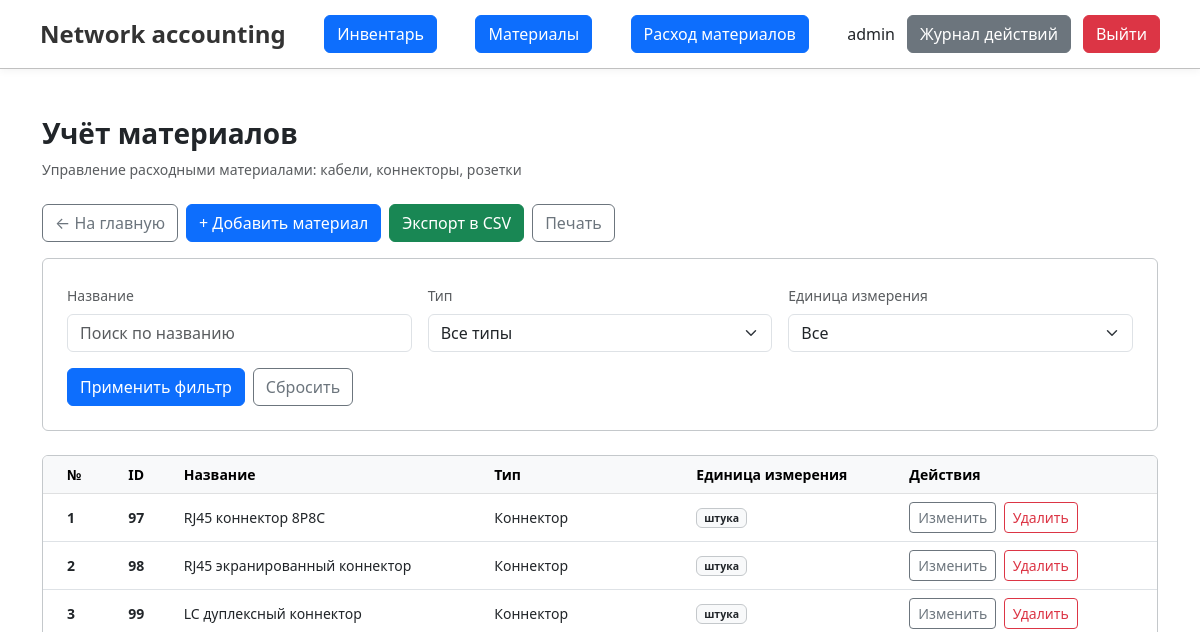
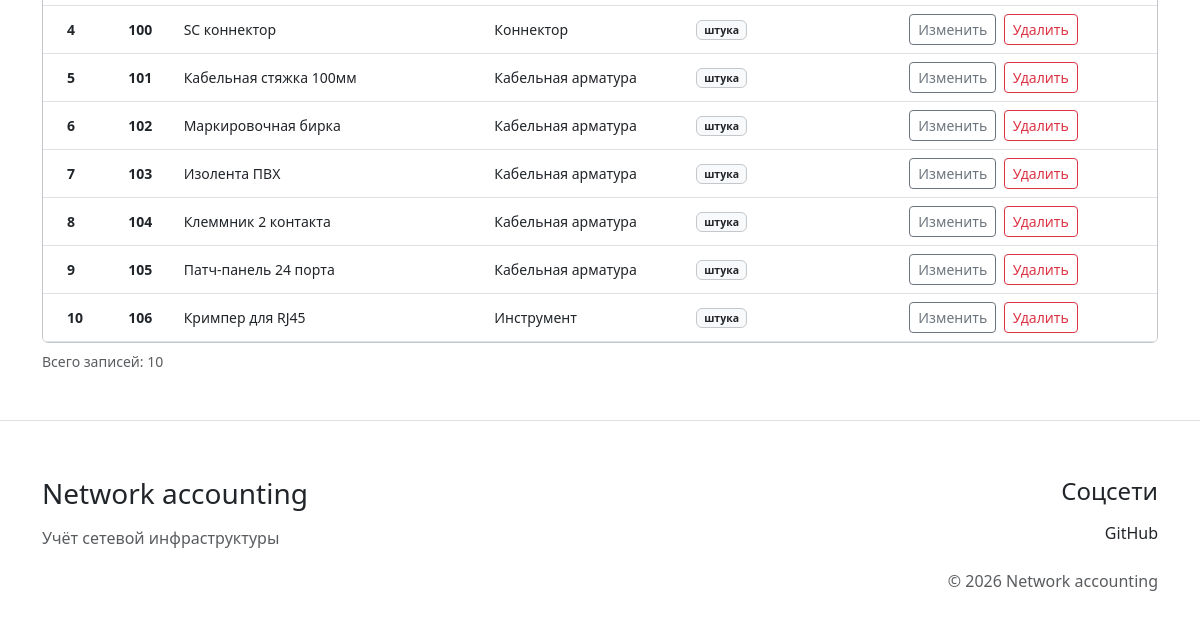
/controllers/materials/materials_view.php?action=index (signed in), run on an earlier commit of the app's database (2 pictures, top to bottom).
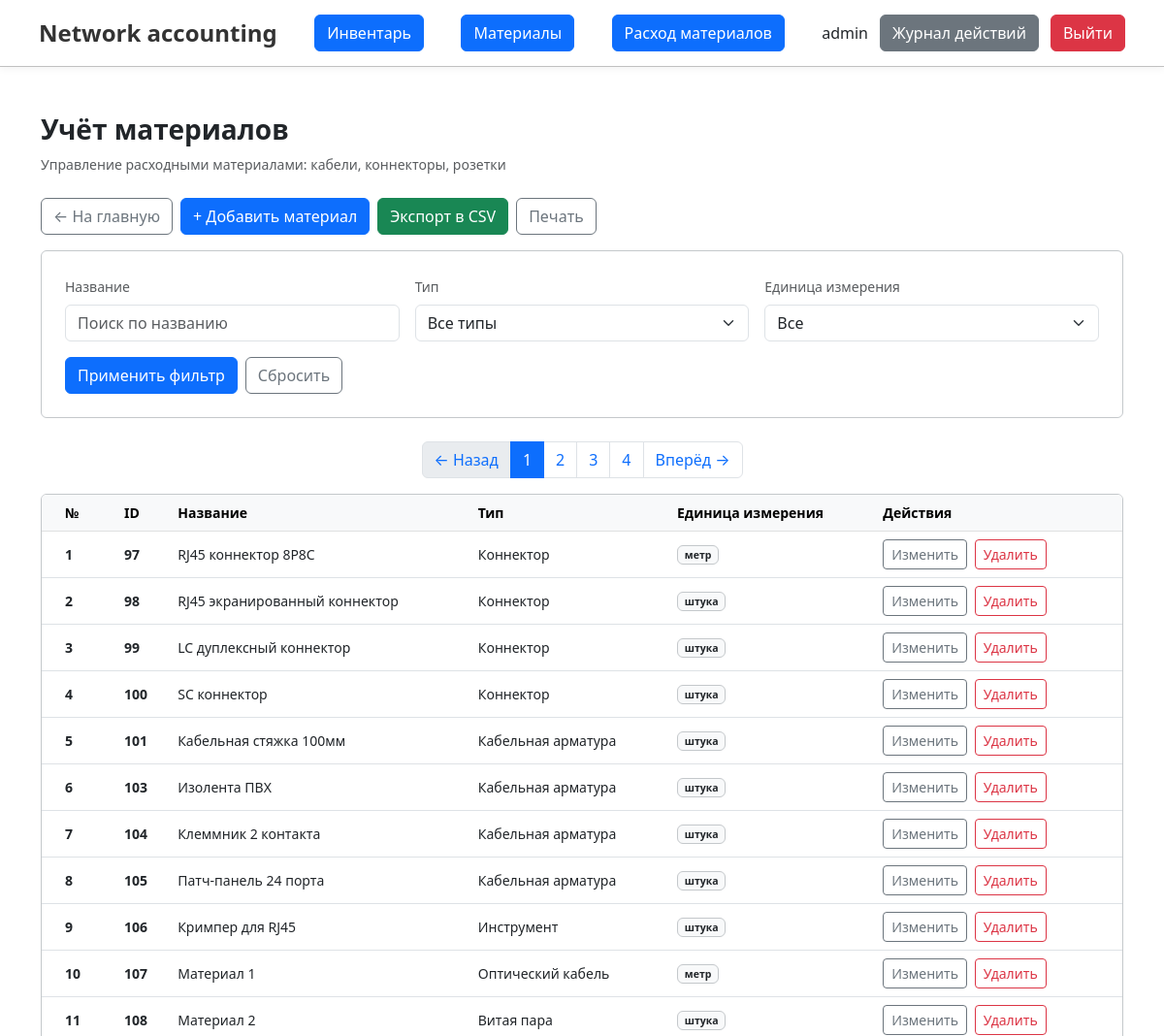
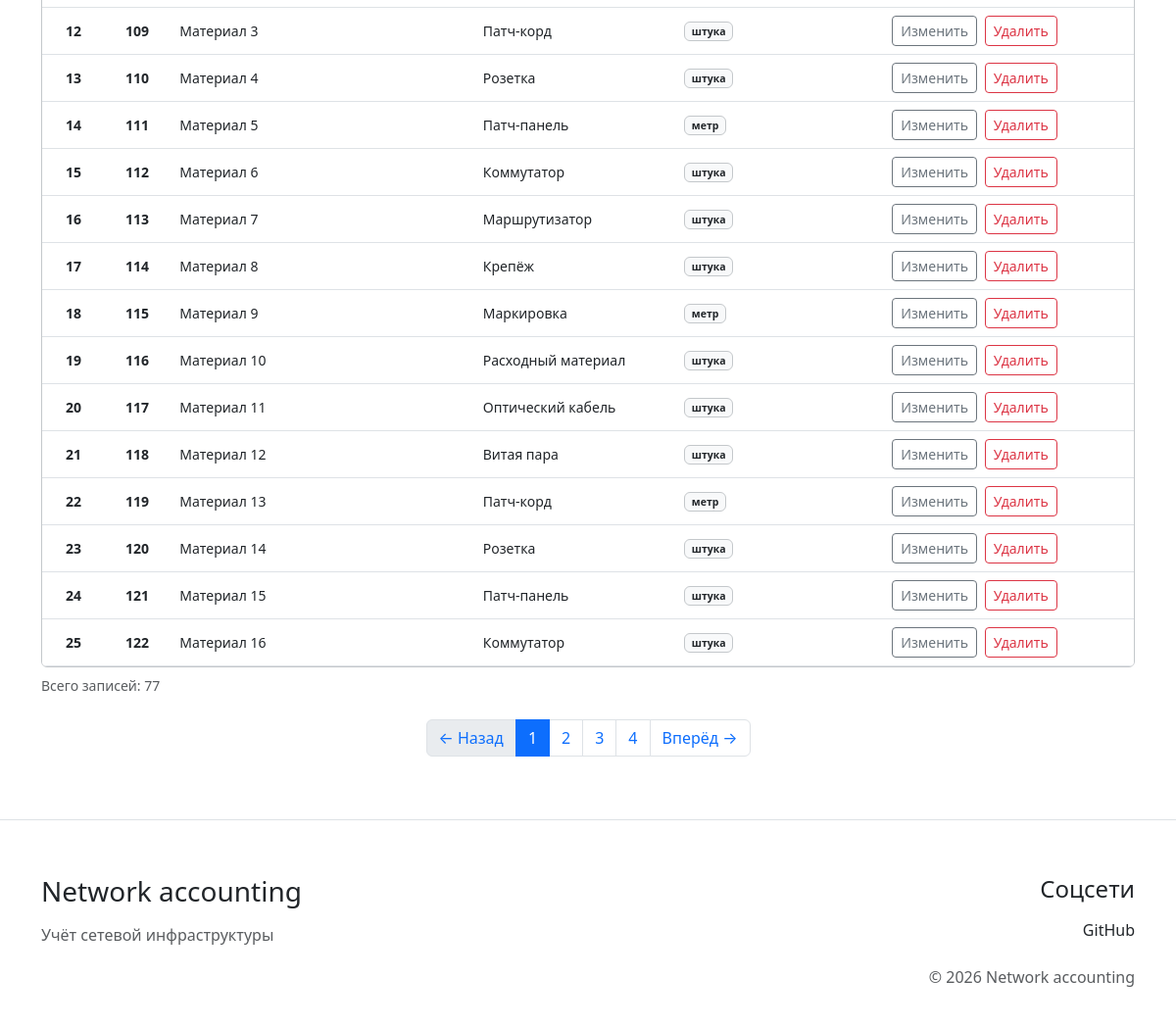
And on a later commit of the database (2 pictures, top to bottom).
### tables this page shows
CREATE TABLE `materials` (
  `id` int(11) NOT NULL AUTO_INCREMENT,
  `name` varchar(100) NOT NULL,
  `type` int(11) NOT NULL,
  `unit` enum('m','pcs') NOT NULL,
  PRIMARY KEY (`id`),
  KEY `fk_material_type` (`type`),
  CONSTRAINT `fk_material_type` FOREIGN KEY (`type`) REFERENCES `material_type` (`id`) ON UPDATE CASCADE
);

CREATE TABLE `material_type` (
  `id` int(11) NOT NULL AUTO_INCREMENT,
  `name` varchar(255) NOT NULL,
  `display_name` varchar(255) NOT NULL,
  PRIMARY KEY (`id`)
);

### app/includes/functions.php (called while the page is built, shortened)
<?php
function getAllMaterialsFiltered($pdo, $page = 1, $perPage = 10, $filters = [])
{
    $offset = ($page - 1) * $perPage;
    $where = [];
    $params = [];
    $whereClause = $where ? "WHERE " . implode(" AND ", $where) : "";
    $countSql = "SELECT COUNT(*) FROM materials m $whereClause";
    $countStmt = $pdo->prepare($countSql);
    $countStmt->execute();
    $total = $countStmt->fetchColumn();
    $sql = "SELECT
                m.*,
                mt.display_name as type_name
            FROM materials m
            LEFT JOIN material_type mt ON m.type = mt.id
            $whereClause
            ORDER BY m.id
            LIMIT $offset, $perPage";
    $stmt = $pdo->prepare($sql);
    $stmt->execute();
    return [
        'materials' => $stmt->fetchAll(),
        'total' => $total,
        'page' => $page,
        'perPage' => $perPage,
        'totalPages' => ceil($total / $perPage)
    ];
}
?>

### app/view/materials/materials.php (the view, shortened to what the rows shown need)
<?php include '../../app/includes/header.php'; ?>
    <div class="container my-5">
        <div class="row mb-4">
            <div class="col-12">
                <h1 class="h3 mb-2 fw-bold">Учёт материалов</h1>
            </div>
        </div>
        <div id="printable-table2" class="row mb-4">
            <div class="col-12">
                <div class="table-responsive card border-secondary-subtle bg-white">
                    <div class="card-body p-0">
                        <table class="table table-hover align-middle mb-0">
                            <thead class="table-light text-muted small">
                            <tr>
                                <th class="ps-4">№</th>
                                <?php if (($_SESSION['user_info']['role'] ?? 'null') === 'admin'): ?>
                                    <th class="ps-4">ID</th>
                                <?php endif; ?>
                                <th>Название</th>
                                <th>Тип</th>
                                <th>Единица измерения</th>
                                <th class="pe-4">Действия</th>
                            </tr>
                            </thead>
                            <tbody class="small">
                            <?php if (empty($result['materials'])): ?>
                                <tr>
                                    <td colspan="5" class="text-center py-4 text-muted">
                                        Материалы не найдены
                                    </td>
                                </tr>
                            <?php else: ?>
                                <?php foreach ($result['materials'] as $material): ?>
                                    <tr>
                                        <th class="ps-4"><?= $offset++ ?></th>
                                        <?php if (($_SESSION['user_info']['role'] ?? 'null') === 'admin'): ?>
                                            <th class="ps-4 fw-bold"><?= $material['id']; ?></th>
                                        <?php endif; ?>
                                        <td><?php echo htmlspecialchars($material['name']); ?></td>
                                        <td><?php echo htmlspecialchars($material['type_name']); ?></td>
                                        <td>
                                            <?php
                                            if ($material['unit'] == 'm') {
                                                echo '<span class="badge bg-light text-dark border border-secondary-subtle">метр</span>';
                                            } else {
                                                echo '<span class="badge bg-light text-dark border border-secondary-subtle">штука</span>';
                                            }
                                            ?>
                                        </td>
                                        <td class="pe-4">
                                            <?php if (isset($_SESSION['user_info']) && !empty($_SESSION['user_info'])): ?>
                                                <a href="../../app/view/materials/update_material.php?id=<?php echo $material['id']; ?>"
                                                   class="btn btn-sm btn-outline-secondary me-1">
                                                    Изменить
                                                </a>
                                                <a href="?action=delete&id=<?php echo $material['id']; ?>"
                                                   class="btn btn-sm btn-outline-danger"
                                                   onclick="return confirm('Удалить материал?')">
                                                    Удалить
                                                </a>
                                            <?php endif; ?>
                                        </td>
                                    </tr>
                                <?php endforeach; ?>
                            <?php endif; ?>
                            </tbody>
                        </table>
                    </div>
                </div>
            </div>
        </div>
    </div>
<?php include '../../app/includes/footer.php'; ?>

What changed in the data, as far as the page shows it:
removed materials: id "102", name "Маркировочная бирка", type.display_name "Кабельная арматура", unit "штука"
changed materials "RJ45 коннектор 8P8C": unit "штука" → "метр"
added materials: id "107", name "Материал 1", type.display_name "Оптический кабель", unit "метр"
added materials: id "108", name "Материал 2", type.display_name "Витая пара", unit "штука"
added materials: id "109", name "Материал 3", type.display_name "Патч-корд", unit "штука"
added materials: id "110", name "Материал 4", type.display_name "Розетка", unit "штука"
added materials: id "111", name "Материал 5", type.display_name "Патч-панель", unit "метр"
added materials: id "112", name "Материал 6", type.display_name "Коммутатор", unit "штука"
added materials: id "113", name "Материал 7", type.display_name "Маршрутизатор", unit "штука"
added materials: id "114", name "Материал 8", type.display_name "Крепёж", unit "штука"
added materials: id "115", name "Материал 9", type.display_name "Маркировка", unit "метр"
added materials: id "116", name "Материал 10", type.display_name "Расходный материал", unit "штука"
added materials: id "117", name "Материал 11", type.display_name "Оптический кабель", unit "штука"
added materials: id "118", name "Материал 12", type.display_name "Витая пара", unit "штука"
added materials: id "119", name "Материал 13", type.display_name "Патч-корд", unit "метр"
added materials: id "120", name "Материал 14", type.display_name "Розетка", unit "штука"
added materials: id "121", name "Материал 15", type.display_name "Патч-панель", unit "штука"
added materials: id "122", name "Материал 16", type.display_name "Коммутатор", unit "штука"
Also different on the page:
$result['total']: "10" → "77"
text now shown: "← Назад Вперёд → ← Назад Вперёд →"
new list line: "1"
new list line: "2"
new list line: "3"
new list line: "4"
